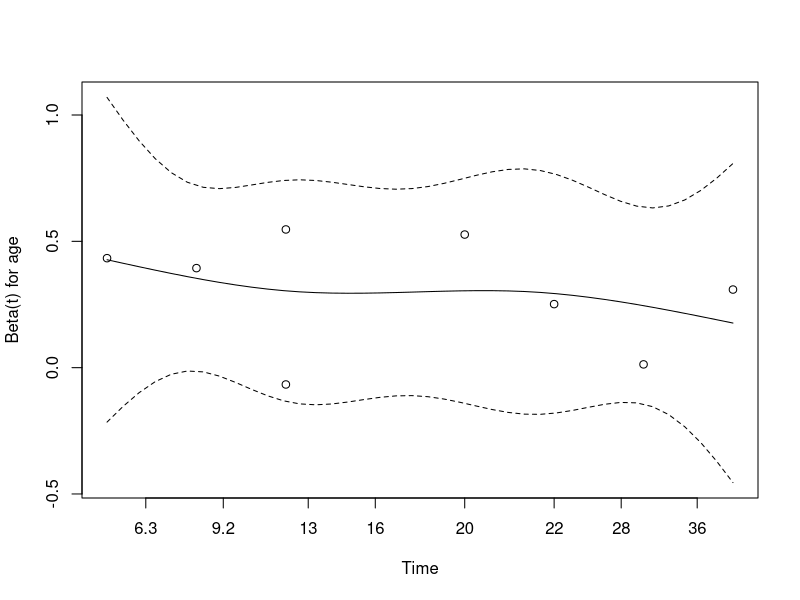
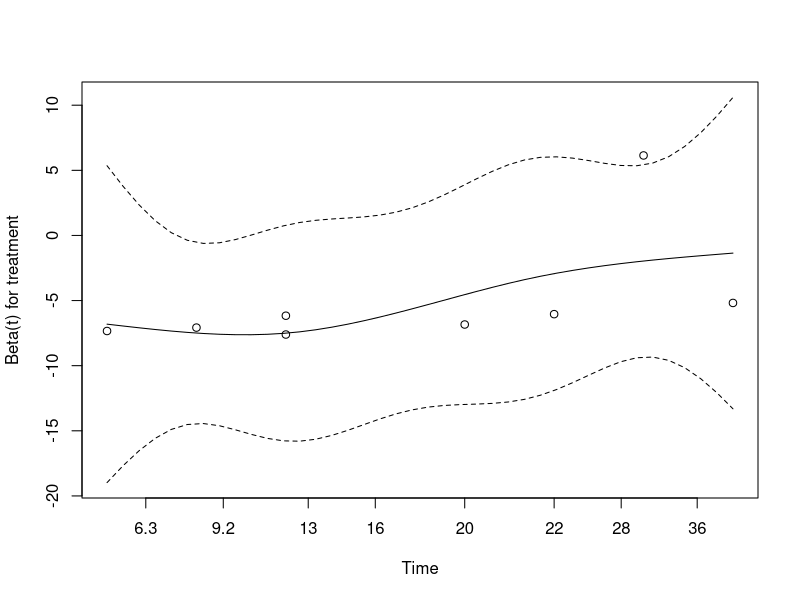
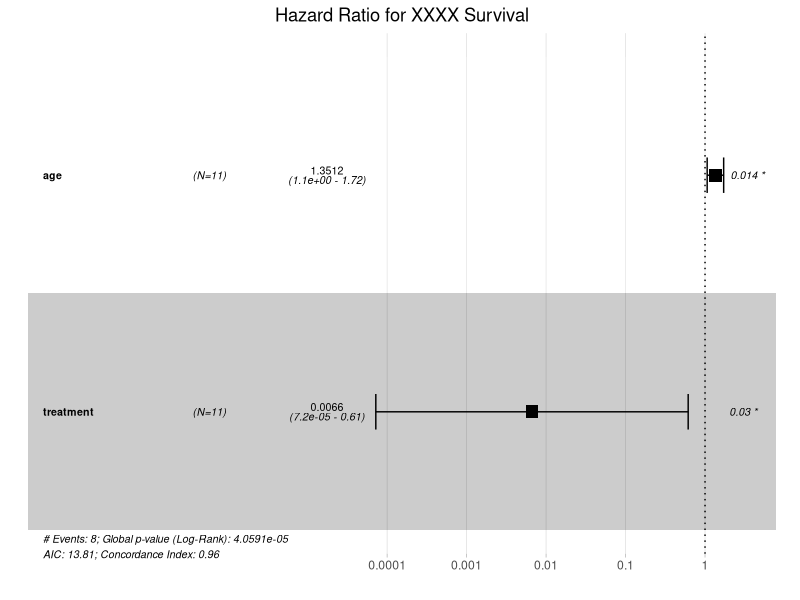
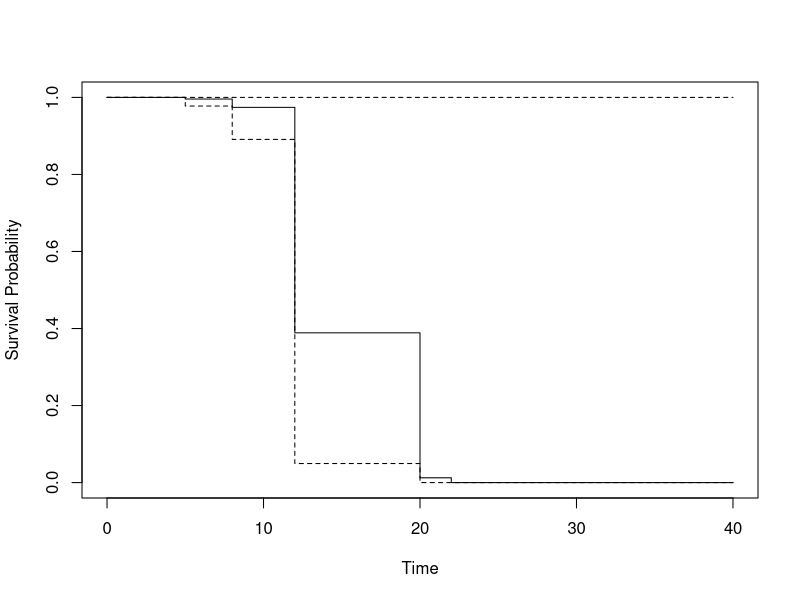

The R script that drew these images, in order:
## ---- chunk 1
library(survival)
## ---- chunk 2
data <- data.frame(
  time      = c(5, 8, 12, 22, 40,    12, 20, 30, 35, 38, 40),
  status    = c(1, 1, 1,  1,  1,     1,  1,  1,  0,  0,  0),  # 1 = Event, 0 = Censored
  treatment = c(0, 0, 0,  0,  0,     1,  1,  1,  1,  1,  1),  # 0 = Control, 1 = Treatment
  # add age variable - to fit Cox Proportional Hazards Model
  age       = c(70,65,50, 40, 42,    72, 64, 55, 50, 30, 40)
)

data
## ---- chunk 3
# Fit Cox Proportional Hazards Model
cox_model <- coxph(Surv(time, status) ~ age + treatment, data = data)

# Display the model summary
summary(cox_model)
## ---- chunk 4
cox.zph(cox_model)
## ---- chunk 5
plot(cox.zph(cox_model))
## ---- chunk 6
residuals(cox_model, type = "dfbeta")
## ---- chunk 7
residuals(cox_model, type = "deviance")
## ---- chunk 8
summary(cox_model)$concordance
## ---- chunk 9
library(survminer)
## ---- chunk 10
ggforest(cox_model, data = data, main = "Hazard Ratio for XXXX Survival")
## ---- chunk 11
survfit(cox_model)
plot(survfit(cox_model), xlab = "Time", ylab = "Survival Probability")
## ---- chunk 12
coxph(Surv(time, status) ~ strata(sex) + age, data = lung)
## ---- chunk 13
coxph(Surv(time, status) ~ age + sex * tt(sex), data = lung,
      tt = function(x, t, ...) x * log(t))
## ---- chunk 14
#predict(cox_model, newdata = new_patient, type = "survival")
